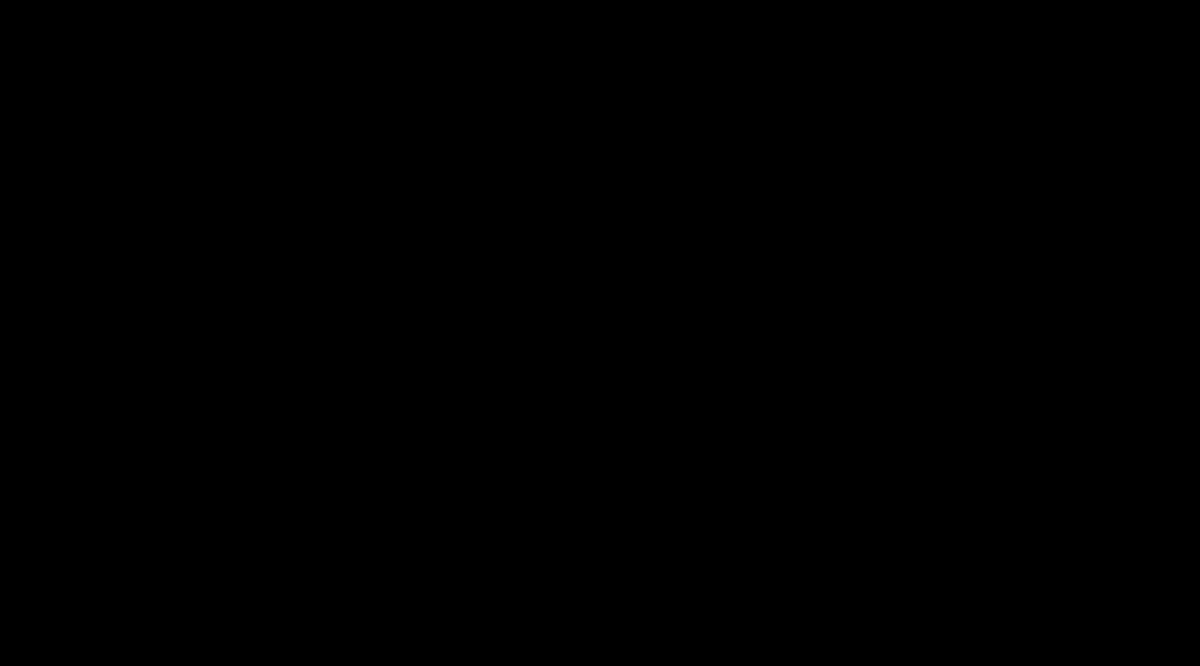
Frame 1 (no input)
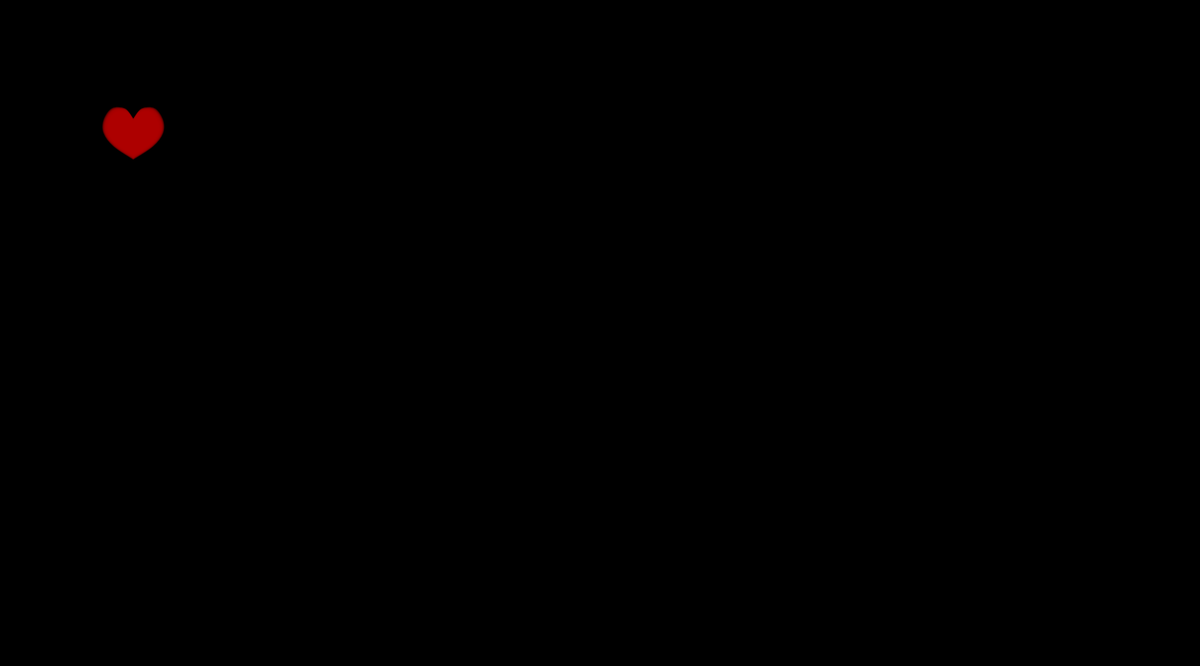
Frame 60 (no input)
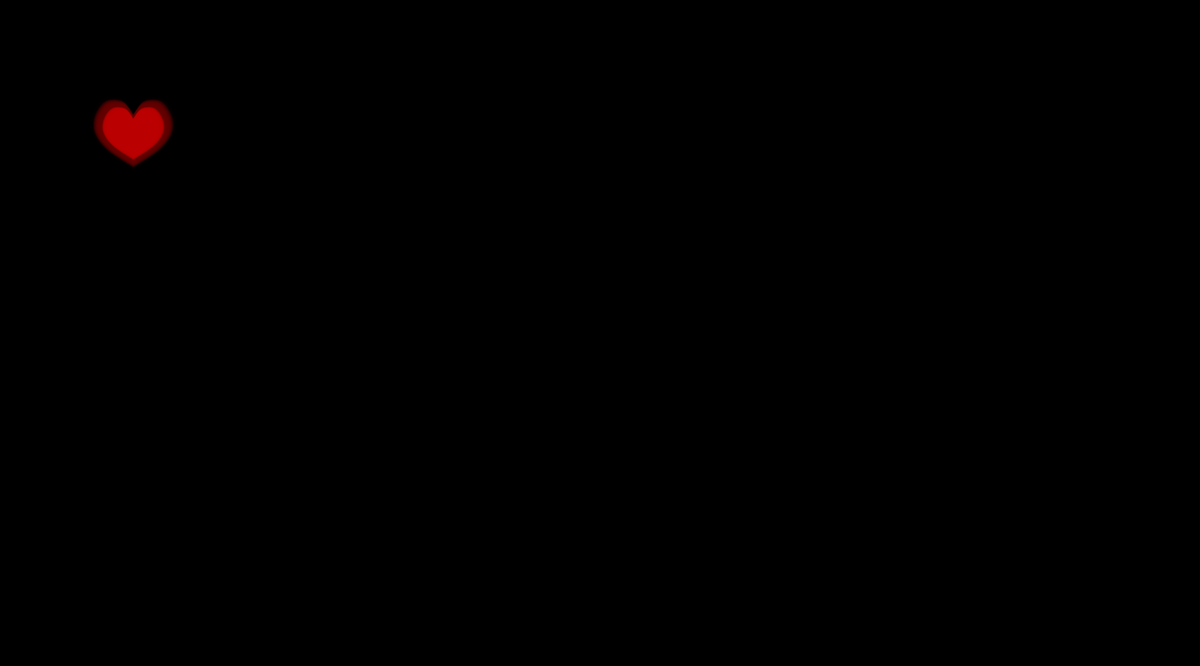
Frame 120 (the mouse pressed at the canvas centre since frame 60)

The p5.js sketch that drew these frames (run headless with seeded random() and noise() and a simulated clock; from frame 60 on, the mouse is pressed at the canvas centre):

// p5.js sketch
// ── sketch.js
var hearts = [];
var index = 0;

function setup() {
    createCanvas(1800, 1000);
    background(0);
    angleMode(DEGREES);
}
class heart {
    constructor(x, y, size ,alpha){
        this.x = x;
        this.y = y;
        this.size = size;
        this.alpha = alpha;
    }
    heartDraw(){
        noStroke();
        beginShape();
        curveVertex(this.x,this.y-this.size-this.size/8);
        curveVertex(this.x,this.y-this.size-this.size/8);

        curveVertex(this.x-this.size/2-this.size/8,this.y-2*this.size+this.size/8);
        curveVertex(this.x-this.size/2-this.size-this.size/8,this.y-2*this.size+this.size/8);

        curveVertex(this.x-2*this.size-this.size/4,this.y-this.size);
        curveVertex(this.x-2*this.size-this.size/4,this.y);
        curveVertex(this.x-this.size-this.size/2,this.y+this.size);

        vertex(this.x,this.y+2*this.size);
        vertex(this.x,this.y+2*this.size);
        vertex(this.x,this.y+2*this.size);

        curveVertex(this.x+this.size+this.size/2,this.y+this.size);

        curveVertex(this.x+2*this.size+this.size/4,this.y);
        curveVertex(this.x+2*this.size+this.size/4,this.y-this.size);

        curveVertex(this.x+this.size*13/8,this.y-2*this.size+this.size/8);
        curveVertex(this.x+this.size*5/8,this.y-2*this.size+this.size/8);
        endShape(CLOSE);
    }
}

function draw() {
    background(0, 0, 0, 25);

    for(var i = 0; i<hearts.length; i++){
        hearts[i].size += 0.2;
        hearts[i].alpha -= 1;

        fill(255,0,0, hearts[i].alpha);
        hearts[i].heartDraw();
    }

    if(frameCount % 30 == 0) {
        hearts[index] = new heart(200,200,14,70);

        if(index == 20)
            index = 0;
        else
            index++;
    }
}
